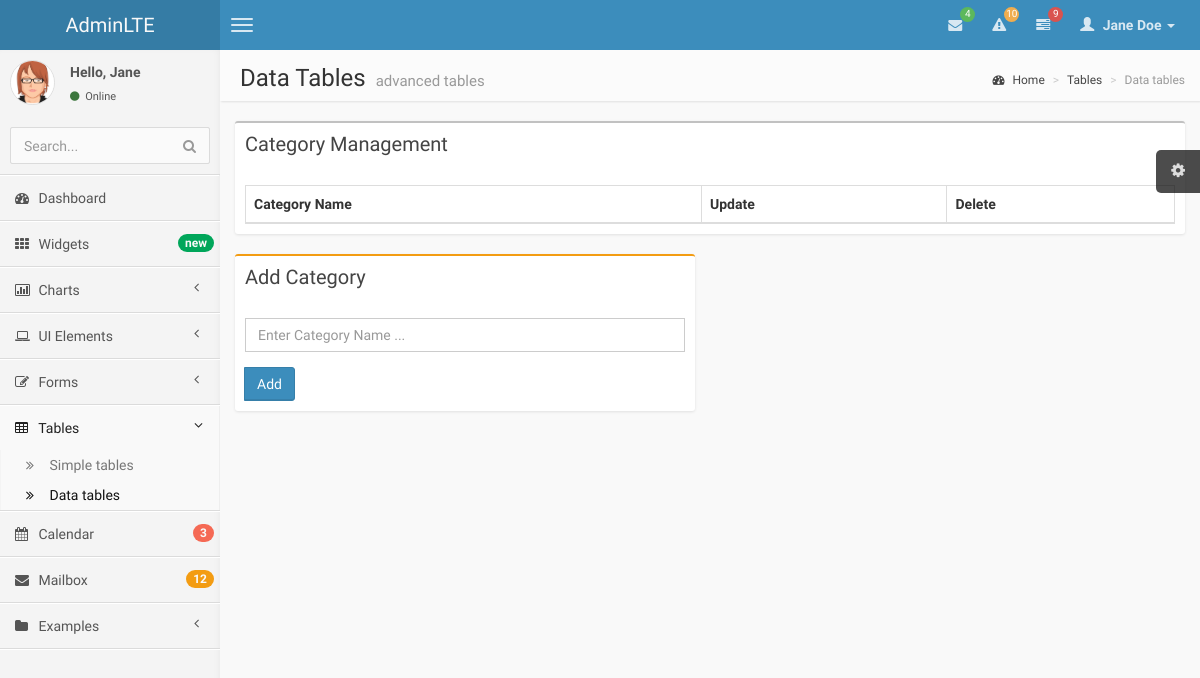
/dashboard/cat_mngt.php, run on an earlier commit of the app's database.
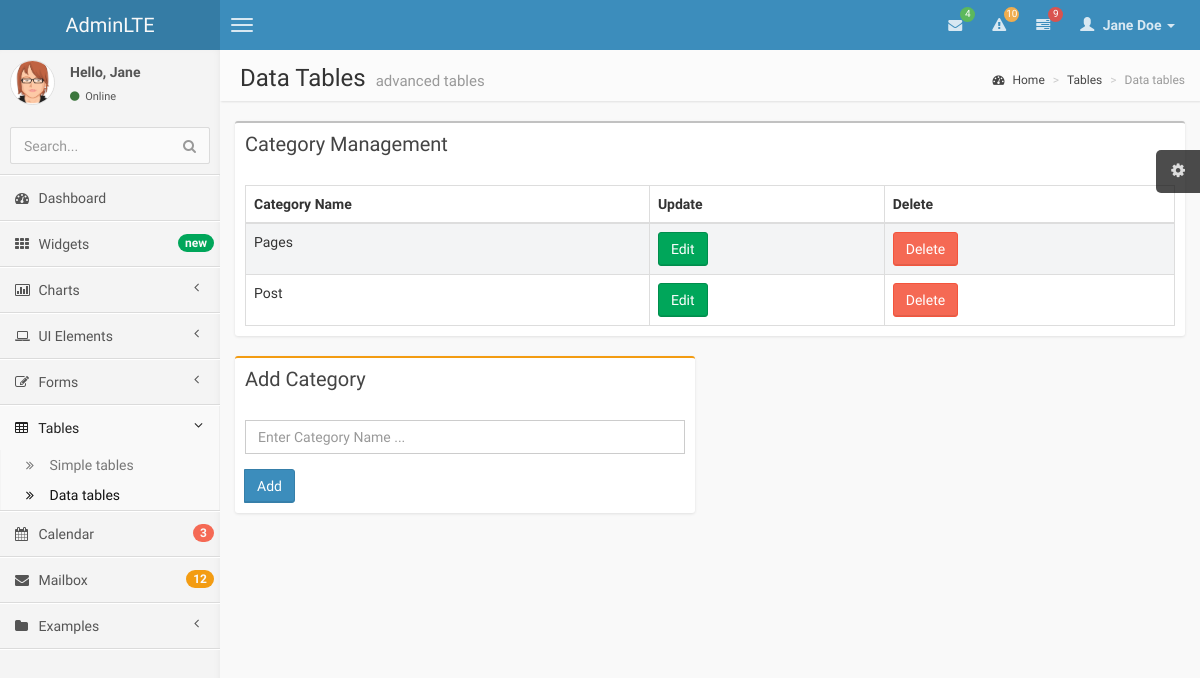
And on a later commit of the database.
### tables this page shows
CREATE TABLE IF NOT EXISTS `categories` (
  `cat_id` int(3) NOT NULL AUTO_INCREMENT,
  `cat_name` varchar(215) NOT NULL,
  `created` timestamp NOT NULL DEFAULT CURRENT_TIMESTAMP ON UPDATE CURRENT_TIMESTAMP,
  PRIMARY KEY (`cat_id`)
);

### dashboard/cat_mngt.php (the view, shortened to what this page needs)
<!DOCTYPE html>
<html>
    <head>
        <link href="css/bootstrap.min.css" rel="stylesheet" type="text/css" />
        <link href="css/font-awesome.min.css" rel="stylesheet" type="text/css" />
        <link href="css/ionicons.min.css" rel="stylesheet" type="text/css" />
        <link href="css/datatables/dataTables.bootstrap.css" rel="stylesheet" type="text/css" />
        <link href="css/AdminLTE.css" rel="stylesheet" type="text/css" />
    </head>
    <body class="skin-blue">
        <header class="header">
            <a href="index.html" class="logo">
                AdminLTE
            </a>
            <nav class="navbar navbar-static-top" role="navigation">
                <a href="#" class="navbar-btn sidebar-toggle" data-toggle="offcanvas" role="button">
                    <span class="icon-bar"></span>
                    <span class="icon-bar"></span>
                    <span class="icon-bar"></span>
                </a>
                <div class="navbar-right">
                    <ul class="nav navbar-nav">
                        <li class="dropdown messages-menu">
                            <a href="#" class="dropdown-toggle" data-toggle="dropdown">
                                <i class="fa fa-envelope"></i>
                                <span class="label label-success">4</span>
                            </a>
                        </li>
                        <li class="dropdown notifications-menu">
                            <a href="#" class="dropdown-toggle" data-toggle="dropdown">
                                <i class="fa fa-warning"></i>
                                <span class="label label-warning">10</span>
                            </a>
                        </li>
                        <li class="dropdown tasks-menu">
                            <a href="#" class="dropdown-toggle" data-toggle="dropdown">
                                <i class="fa fa-tasks"></i>
                                <span class="label label-danger">9</span>
                            </a>
                        </li>
                        <li class="dropdown user user-menu">
                            <a href="#" class="dropdown-toggle" data-toggle="dropdown">
                                <i class="glyphicon glyphicon-user"></i>
                                <span>Jane Doe <i class="caret"></i></span>
                            </a>
                        </li>
                    </ul>
                </div>
            </nav>
        </header>
        <div class="wrapper row-offcanvas row-offcanvas-left">
            <aside class="left-side sidebar-offcanvas">
                <section class="sidebar">
                    <div class="user-panel">
                        <div class="pull-left image">
                            <img src="img/avatar3.png" class="img-circle" alt="User Image" />
                        </div>
                        <div class="pull-left info">
                            <p>Hello, Jane</p>
                            <a href="#"><i class="fa fa-circle text-success"></i> Online</a>
                        </div>
                    </div>
                    <form action="#" method="get" class="sidebar-form">
                        <div class="input-group">
                            <input type="text" name="q" class="form-control" placeholder="Search..."/>
                            <span class="input-group-btn">
                                <button type='submit' name='seach' id='search-btn' class="btn btn-flat"><i class="fa fa-search"></i></button>
                            </span>
                        </div>
                    </form>
                    <ul class="sidebar-menu">
                        <li>
                            <a href="index.html">
                                <i class="fa fa-dashboard"></i> <span>Dashboard</span>
                            </a>
                        </li>
                        <li>
                            <a href="../widgets.html">
                                <i class="fa fa-th"></i> <span>Widgets</span> <small class="badge pull-right bg-green">new</small>
                            </a>
                        </li>
                        <li class="treeview">
                            <a href="#">
                                <i class="fa fa-bar-chart-o"></i>
                                <span>Charts</span>
                                <i class="fa fa-angle-left pull-right"></i>
                            </a>
                        </li>
                        <li class="treeview">
                            <a href="#">
                                <i class="fa fa-laptop"></i>
                                <span>UI Elements</span>
                                <i class="fa fa-angle-left pull-right"></i>
                            </a>
                        </li>
                        <li class="treeview">
                            <a href="#">
                                <i class="fa fa-edit"></i> <span>Forms</span>
                                <i class="fa fa-angle-left pull-right"></i>
                            </a>
                        </li>
                        <li class="treeview active">
                            <a href="#">
                                <i class="fa fa-table"></i> <span>Tables</span>
                                <i class="fa fa-angle-left pull-right"></i>
                            </a>
                            <ul class="treeview-menu">
                                <li><a href="simple.html"><i class="fa fa-angle-double-right"></i> Simple tables</a></li>
                                <li class="active"><a href="data.html"><i class="fa fa-angle-double-right"></i> Data tables</a></li>
                            </ul>
                        </li>
                        <li>
                            <a href="../calendar.html">
                                <i class="fa fa-calendar"></i> <span>Calendar</span>
                                <small class="badge pull-right bg-red">3</small>
                            </a>
                        </li>
                        <li>
                            <a href="../mailbox.html">
                                <i class="fa fa-envelope"></i> <span>Mailbox</span>
                                <small class="badge pull-right bg-yellow">12</small>
                            </a>
                        </li>
                        <li class="treeview">
                            <a href="#">
                                <i class="fa fa-folder"></i> <span>Examples</span>
                                <i class="fa fa-angle-left pull-right"></i>
                            </a>
                        </li>
                    </ul>
                </section>
            </aside>
            <aside class="right-side">
                <section class="content-header">
                    <h1>
                        Data Tables
                        <small>advanced tables</small>
                    </h1>
                    <ol class="breadcrumb">
                        <li><a href="#"><i class="fa fa-dashboard"></i> Home</a></li>
                        <li><a href="#">Tables</a></li>
                        <li class="active">Data tables</li>
                    </ol>
                </section>
                <section class="content">
                    <div class="row">
                        <div class="col-xs-12">
<div class="box">
                                <div class="box-header">
                                    <h3 class="box-title">Category Management </h3>
                                </div>
                                <div class="box-body table-responsive">
                                    <table id="example1" class="table table-bordered table-striped">
                                        <thead>
                                            <tr>
                                                <th>Category Name </th>
                                                <th>Update</th>
                                                <th>Delete</th>
                                            </tr>
                                        </thead>
                                        <tbody>
										<?php
				$sql="SELECT * from categories";
				$result=mysql_query($sql);
				while ($row=mysql_fetch_array($result)){ ?>
                                            <tr>
                                                <td><?php echo $row['cat_name']?></td>
                                                <td><a href="cat_update.php?cat_id=<?php echo $row['cat_id'];?>"><button class="btn btn-success">Edit</button></a></td>
                                                <td><button class="btn btn-danger"onclick="delete_cat(<?php echo $row['cat_id'];?>)">Delete</button></td>
                                            </tr>
												<?php } ?>
                                        </tbody>
                                    </table>
                                </div>
                          </div>
                      </div>
					  <div class="col-md-6">
                            <div class="box box-warning">
                                <div class="box-header">
                                    <h3 class="box-title">Add Category </h3>
                                </div>
                                <div class="box-body">
                                    <form role="form" action="cat_add.php" method="post" data-confirm-send="false" data-ajax="false">
                                        <div class="form-group">
                                            <input type="text"  name="cat_name" class="form-control" placeholder="Enter Category Name ..."/>
                                        </div>
<span class="input-group-btn">
<button class="btn btn-primary" name="submitbuttonname">Add</button>
                                        </span>
                                    </form>
                                </div>
                            </div>
                        </div>
                    </div>
                </section>
            </aside>
        </div>
    </body>
</html>

What changed in the data, as far as the page shows it:
added categories: cat_name "Pages"
added categories: cat_name "Post"
